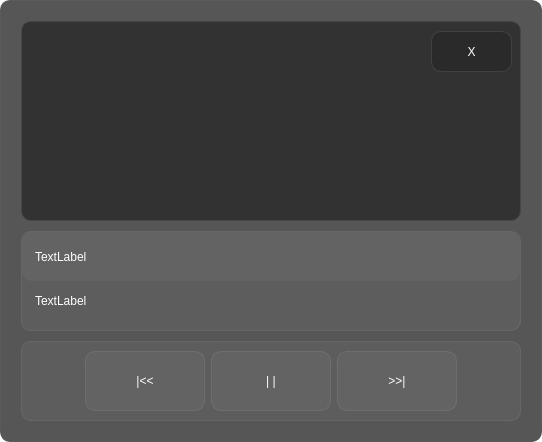
<?xml version="1.0" encoding="UTF-8"?>
<ui version="4.0">
 <class>Frame</class>
 <widget class="QFrame" name="Frame">
  <property name="geometry">
   <rect>
    <x>0</x>
    <y>0</y>
    <width>542</width>
    <height>442</height>
   </rect>
  </property>
  <property name="windowTitle">
   <string>Frame</string>
  </property>
  <property name="styleSheet">
   <string notr="true">background-color: rgba(0, 0, 0, 0);</string>
  </property>
  <layout class="QVBoxLayout" name="verticalLayout_2">
   <property name="leftMargin">
    <number>0</number>
   </property>
   <property name="topMargin">
    <number>0</number>
   </property>
   <property name="rightMargin">
    <number>0</number>
   </property>
   <property name="bottomMargin">
    <number>0</number>
   </property>
   <item>
    <widget class="QFrame" name="content">
     <property name="styleSheet">
      <string notr="true">border: 1px solid rgba(70,70,70,200);
background-color: rgba(40,40,40, 200);
border-radius: 10px;
</string>
     </property>
     <property name="frameShape">
      <enum>QFrame::StyledPanel</enum>
     </property>
     <property name="frameShadow">
      <enum>QFrame::Raised</enum>
     </property>
     <layout class="QVBoxLayout" name="verticalLayout_3">
      <property name="spacing">
       <number>10</number>
      </property>
      <property name="leftMargin">
       <number>20</number>
      </property>
      <property name="topMargin">
       <number>20</number>
      </property>
      <property name="rightMargin">
       <number>20</number>
      </property>
      <property name="bottomMargin">
       <number>20</number>
      </property>
      <item>
       <widget class="QFrame" name="frame">
        <property name="minimumSize">
         <size>
          <width>500</width>
          <height>200</height>
         </size>
        </property>
        <property name="maximumSize">
         <size>
          <width>500</width>
          <height>200</height>
         </size>
        </property>
        <property name="cursor">
         <cursorShape>PointingHandCursor</cursorShape>
        </property>
        <property name="frameShape">
         <enum>QFrame::StyledPanel</enum>
        </property>
        <property name="frameShadow">
         <enum>QFrame::Raised</enum>
        </property>
        <widget class="QPushButton" name="close_btn">
         <property name="geometry">
          <rect>
           <x>410</x>
           <y>10</y>
           <width>81</width>
           <height>41</height>
          </rect>
         </property>
         <property name="cursor">
          <cursorShape>PointingHandCursor</cursorShape>
         </property>
         <property name="styleSheet">
          <string notr="true">QPushButton{
font: 25 20px &quot;Segoe UI Bold&quot;;
color: white;}
QPushButton:hover{
background-color: rgb(96, 96, 96);
}</string>
         </property>
         <property name="text">
          <string>X</string>
         </property>
        </widget>
       </widget>
      </item>
      <item>
       <widget class="QFrame" name="frame_5">
        <property name="minimumSize">
         <size>
          <width>0</width>
          <height>100</height>
         </size>
        </property>
        <property name="maximumSize">
         <size>
          <width>10000</width>
          <height>100</height>
         </size>
        </property>
        <property name="focusPolicy">
         <enum>Qt::NoFocus</enum>
        </property>
        <property name="styleSheet">
         <string notr="true">
background-color: rgba(255, 255, 255, 10);
font: 25 10pt &quot;Microsoft YaHei Light&quot;;
color: white;
border-color: rgba(255, 255, 255, 20);</string>
        </property>
        <property name="frameShape">
         <enum>QFrame::StyledPanel</enum>
        </property>
        <property name="frameShadow">
         <enum>QFrame::Raised</enum>
        </property>
        <layout class="QVBoxLayout" name="verticalLayout">
         <property name="spacing">
          <number>0</number>
         </property>
         <property name="leftMargin">
          <number>0</number>
         </property>
         <property name="topMargin">
          <number>0</number>
         </property>
         <property name="rightMargin">
          <number>0</number>
         </property>
         <property name="bottomMargin">
          <number>0</number>
         </property>
         <item>
          <widget class="QLabel" name="label_2">
           <property name="styleSheet">
            <string notr="true">font-family:  &quot;Segoe UI Black&quot;;
border: 0;
padding: 10px;</string>
           </property>
           <property name="text">
            <string>TextLabel</string>
           </property>
          </widget>
         </item>
         <item>
          <widget class="QLabel" name="label">
           <property name="styleSheet">
            <string notr="true">font-family:  &quot;Segoe UI&quot;;
border: 0;
background-color: rgba(0, 0, 0, 0);
padding: 10px;
padding-top: 0;</string>
           </property>
           <property name="text">
            <string>TextLabel</string>
           </property>
          </widget>
         </item>
        </layout>
       </widget>
      </item>
      <item>
       <widget class="QFrame" name="frame_2">
        <property name="minimumSize">
         <size>
          <width>0</width>
          <height>80</height>
         </size>
        </property>
        <property name="maximumSize">
         <size>
          <width>10000</width>
          <height>80</height>
         </size>
        </property>
        <property name="focusPolicy">
         <enum>Qt::NoFocus</enum>
        </property>
        <property name="styleSheet">
         <string notr="true">
background-color: rgba(255, 255, 255, 10);
font: 25 10pt &quot;Microsoft YaHei Light&quot;;
color: white;
border-color: rgba(255, 255, 255, 20);</string>
        </property>
        <property name="frameShape">
         <enum>QFrame::StyledPanel</enum>
        </property>
        <property name="frameShadow">
         <enum>QFrame::Raised</enum>
        </property>
        <layout class="QHBoxLayout" name="horizontalLayout">
         <item>
          <spacer name="horizontalSpacer">
           <property name="orientation">
            <enum>Qt::Horizontal</enum>
           </property>
           <property name="sizeHint" stdset="0">
            <size>
             <width>40</width>
             <height>20</height>
            </size>
           </property>
          </spacer>
         </item>
         <item>
          <widget class="QPushButton" name="pushButton">
           <property name="sizePolicy">
            <sizepolicy hsizetype="Minimum" vsizetype="Minimum">
             <horstretch>0</horstretch>
             <verstretch>0</verstretch>
            </sizepolicy>
           </property>
           <property name="minimumSize">
            <size>
             <width>120</width>
             <height>0</height>
            </size>
           </property>
           <property name="maximumSize">
            <size>
             <width>120</width>
             <height>16777215</height>
            </size>
           </property>
           <property name="cursor">
            <cursorShape>PointingHandCursor</cursorShape>
           </property>
           <property name="focusPolicy">
            <enum>Qt::NoFocus</enum>
           </property>
           <property name="text">
            <string>|&lt;&lt;</string>
           </property>
          </widget>
         </item>
         <item>
          <widget class="QPushButton" name="pushButton_3">
           <property name="sizePolicy">
            <sizepolicy hsizetype="Minimum" vsizetype="Minimum">
             <horstretch>0</horstretch>
             <verstretch>0</verstretch>
            </sizepolicy>
           </property>
           <property name="minimumSize">
            <size>
             <width>120</width>
             <height>0</height>
            </size>
           </property>
           <property name="maximumSize">
            <size>
             <width>120</width>
             <height>16777215</height>
            </size>
           </property>
           <property name="cursor">
            <cursorShape>PointingHandCursor</cursorShape>
           </property>
           <property name="focusPolicy">
            <enum>Qt::NoFocus</enum>
           </property>
           <property name="text">
            <string>| |</string>
           </property>
          </widget>
         </item>
         <item>
          <widget class="QPushButton" name="pushButton_2">
           <property name="sizePolicy">
            <sizepolicy hsizetype="Minimum" vsizetype="Minimum">
             <horstretch>0</horstretch>
             <verstretch>0</verstretch>
            </sizepolicy>
           </property>
           <property name="minimumSize">
            <size>
             <width>120</width>
             <height>0</height>
            </size>
           </property>
           <property name="maximumSize">
            <size>
             <width>120</width>
             <height>16777215</height>
            </size>
           </property>
           <property name="cursor">
            <cursorShape>PointingHandCursor</cursorShape>
           </property>
           <property name="focusPolicy">
            <enum>Qt::NoFocus</enum>
           </property>
           <property name="text">
            <string>&gt;&gt;|</string>
           </property>
          </widget>
         </item>
         <item>
          <spacer name="horizontalSpacer_2">
           <property name="orientation">
            <enum>Qt::Horizontal</enum>
           </property>
           <property name="sizeHint" stdset="0">
            <size>
             <width>40</width>
             <height>20</height>
            </size>
           </property>
          </spacer>
         </item>
        </layout>
       </widget>
      </item>
     </layout>
    </widget>
   </item>
  </layout>
 </widget>
 <resources/>
 <connections/>
</ui>
